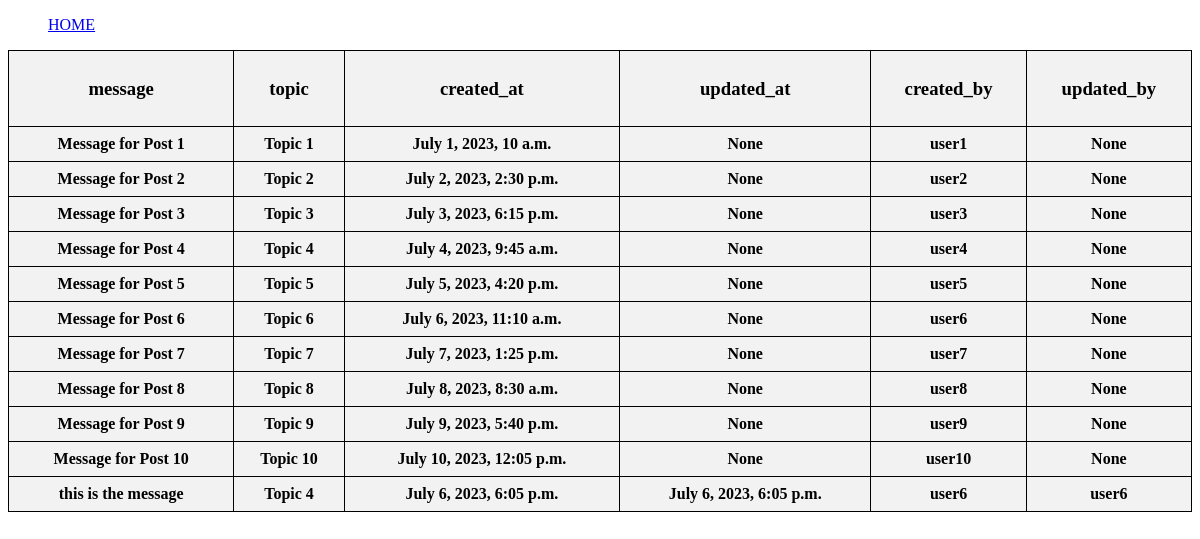
/web_app/post/, run on an earlier commit of the app's database.
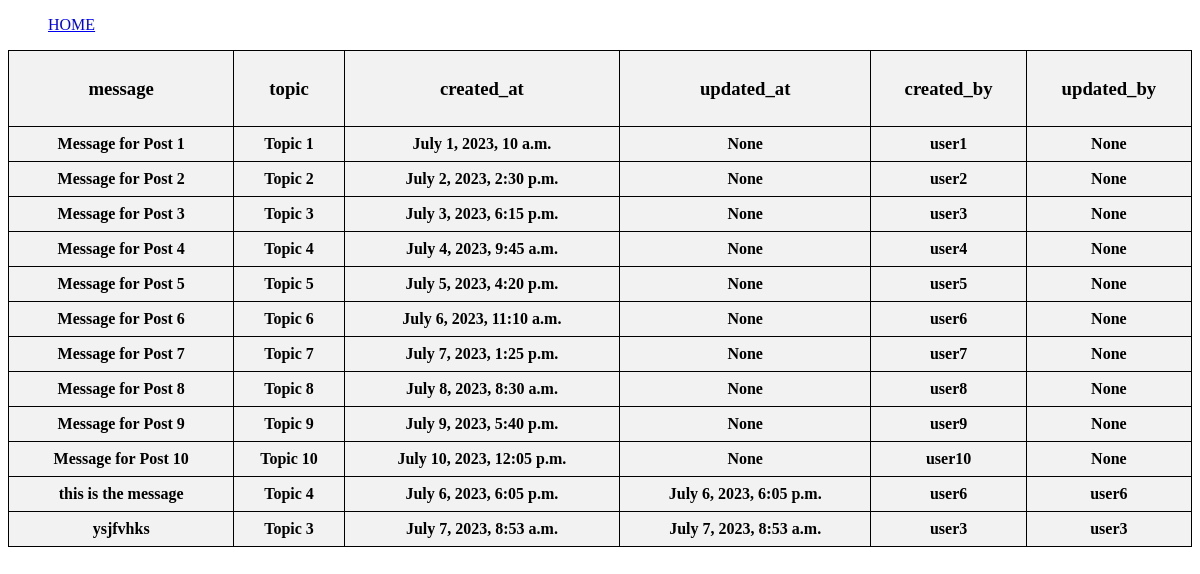
And on a later commit of the database.
### web_app/models.py (models this page shows, shortened)
class Post(models.Model):
    message = models.TextField(max_length=4000)
    topic = models.ForeignKey(Topic, related_name='posts', on_delete=models.CASCADE)
    created_at = models.DateTimeField(auto_now_add=True)
    updated_at = models.DateTimeField(auto_now_add=True)
    created_by = models.ForeignKey(User, related_name='posts', on_delete=models.CASCADE)
    updated_by = models.ForeignKey(User, null=True, related_name='+', on_delete=models.CASCADE)

class Topic(models.Model):
    subject = models.CharField(max_length=255)
    last_updated = models.DateTimeField(auto_now_add=True)
    board = models.ForeignKey(Board, related_name='topics', on_delete=models.CASCADE)
    starter = models.ForeignKey(User, related_name='topics', on_delete=models.CASCADE)
    def __str__(self):
        return self.subject

### web_app/views.py (the view)
# urls.py: path('post/', views.post_data),
def post_data(request):
    posts = Post.objects.all()
    return render(request, 'post_data.html', {'posts':posts})

### web_app/templates/post_data.html (shortened to what this page needs)
<!DOCTYPE html>
<html>
<head>
</head>
<body>
    <ul class="navigation">
        <li><a href="/web_app/">HOME</a></li>
      </ul>
    <table>
        <thead>
            <tr>
                <th><h3><b>message</b></h3></th>
                <th><h3><b>topic</b></h3></th>
                <th><h3><b>created_at</b></h3></th>
                <th><h3><b>updated_at</b></h3></th>
                <th><h3><b>created_by</b></h3></th>
                <th><h3><b>updated_by</b></h3></th>
            </tr>
            {% for item in posts %}
            <tr>
                <th>{{ item.message }}</th>
                <th>{{ item.topic }}</th>
                <th>{{ item.created_at }}</th>
                <th>{{ item.updated_at }}</th>
                <th>{{ item.created_by }}</th>
                <th>{{ item.updated_by }}</th>
            </tr>
            {% endfor %}
    </table>
</body>
</html>

What changed in the data, as far as the page shows it:
added Post: message "ysjfvhks", topic "Topic 3", created_at "July 7, 2023, 8:53 a.m.", updated_at "July 7, 2023, 8:53 a.m.", created_by "user3", updated_by "user3"
